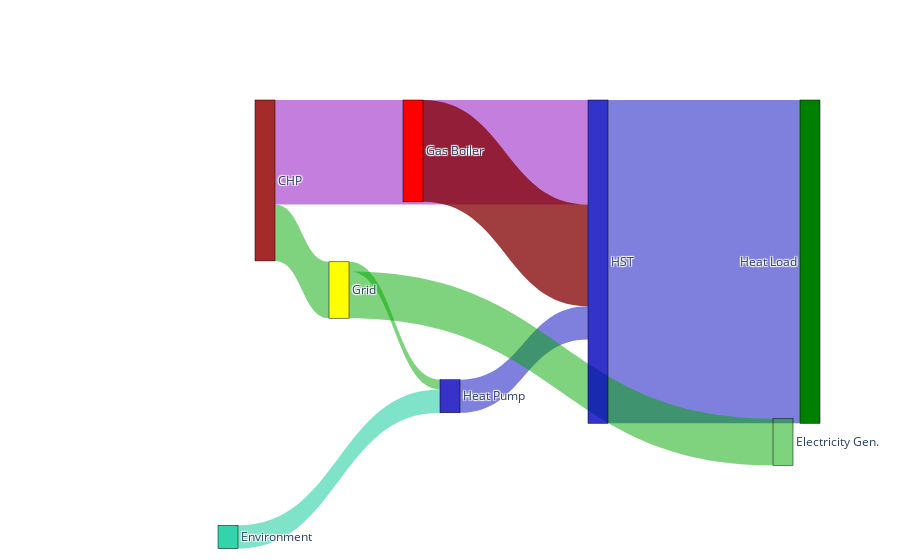

Source (notebook cell):
### Code cell
fig = go.Figure(data=[go.Sankey(
    arrangement = "snap",
    valuesuffix = "Wh",
    node = dict(
      pad = 10,
    #   thickness = 20,
      line = dict(color = "black", width = 0.5),
      label = ['Grid',"Heat Pump", "HST", "Heat Load", "CHP", "Electricity Gen.", "energy loss", "Environment", "Gas Boiler"],
      x = [0.35, 0.0, 0.7, 0.85, 0.25, 0.95, 0.2, 0.45, 0.25],
      y = [0.5,0,0.3,0,-0.5,0.9,1.15,-2, 0],
    #   color = "blue"
      color = ['Yellow', 'rgba(5, 0, 189, 0.8)', 'rgba(0, 0, 189, 0.8)', 'Green', 'Brown', 'rgba(0, 168, 0, 0.5)', 'rgba(150, 200, 0, 0.8)', 'rgba(0, 200, 150, 0.8)', 'red']
    ),
    link = dict(
      # arrowlen = 85,
      source = [0, 1, 2, 4, 4,0, 2, 7, 8], # actually not, no dynamic switching here!reversed directions for hwt2_sh and hwt0_hp
      target = [1, 2, 3, 2, 0, 5, 6, 1, 2],
      # source = sources,
      # target = targets,
      value = vals_smpl2,
      color = ['rgba(0, 168, 0, 0.5)', 'rgba(0, 0, 189, 0.5)', 'rgba(0, 0, 189, 0.5)', 'rgba(137, 0, 189, 0.5)', 'rgba(0, 168, 0, 0.5)', 'rgba(0, 168, 0, 0.5)', 'rgba(143, 0, 43, 0.9)','rgba(0, 200, 150, 0.5)', 'rgba(130, 0, 3, 0.76)']
    #   curve = [0, 0, 0, 0.5, 0]
  ))],
  layout = dict()
  )

fig.show()

### Figure 1 — Plotly figure (JSON) as saved in the notebook; plotly's stock layout.template omitted (floating-point values rounded to 4 significant figures)
{"data": [{"arrangement": "snap", "link": {"color": ["rgba(0, 168, 0, 0.5)", "rgba(0, 0, 189, 0.5)", "rgba(0, 0, 189, 0.5)", "rgba(137, 0, 189, 0.5)", "rgba(0, 168, 0, 0.5)", "rgba(0, 168, 0, 0.5)", "rgba(143, 0, 43, 0.9)", "rgba(0, 200, 150, 0.5)", "rgba(130, 0, 3, 0.76)"], "source": [0, 1, 2, 4, 4, 0, 2, 7, 8], "target": [1, 2, 3, 2, 0, 5, 6, 1, 2], "value": [999900.0, 3388465, 33130000.0, 10710000.0, 5782000.0, 4782000.0, -8599000.0, 2386000.0, 10434000]}, "node": {"color": ["Yellow", "rgba(5, 0, 189, 0.8)", "rgba(0, 0, 189, 0.8)", "Green", "Brown", "rgba(0, 168, 0, 0.5)", "rgba(150, 200, 0, 0.8)", "rgba(0, 200, 150, 0.8)", "red"], "label": ["Grid", "Heat Pump", "HST", "Heat Load", "CHP", "Electricity Gen.", "energy loss", "Environment", "Gas Boiler"], "line": {"color": "black", "width": 0.5}, "pad": 10, "x": [0.35, 0, 0.7, 0.85, 0.25, 0.95, 0.2, 0.45, 0.25], "y": [0.5, 0, 0.3, 0, -0.5, 0.9, 1.15, -2, 0]}, "type": "sankey", "valuesuffix": "Wh"}], "layout": {}}
